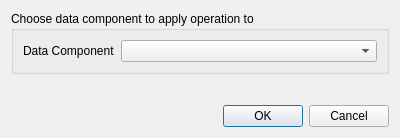
<?xml version="1.0" encoding="UTF-8"?>
<ui version="4.0">
 <class>Dialog</class>
 <widget class="QDialog" name="Dialog">
  <property name="geometry">
   <rect>
    <x>0</x>
    <y>0</y>
    <width>400</width>
    <height>138</height>
   </rect>
  </property>
  <property name="windowTitle">
   <string>Apply Operation to Cube</string>
  </property>
  <layout class="QVBoxLayout" name="verticalLayout">
   <item>
    <widget class="QGroupBox" name="groupBox">
     <property name="title">
      <string>Choose data component to apply operation to</string>
     </property>
     <layout class="QVBoxLayout" name="verticalLayout_2">
      <item>
       <layout class="QFormLayout" name="formLayout">
        <item row="0" column="0">
         <widget class="QLabel" name="data_component_label">
          <property name="text">
           <string>Data Component</string>
          </property>
         </widget>
        </item>
        <item row="0" column="1">
         <widget class="QComboBox" name="data_component_combo_box">
          <property name="sizePolicy">
           <sizepolicy hsizetype="Preferred" vsizetype="Fixed">
            <horstretch>0</horstretch>
            <verstretch>0</verstretch>
           </sizepolicy>
          </property>
          <property name="sizeAdjustPolicy">
           <enum>QComboBox::AdjustToContents</enum>
          </property>
         </widget>
        </item>
       </layout>
      </item>
     </layout>
    </widget>
   </item>
   <item>
    <spacer name="verticalSpacer">
     <property name="orientation">
      <enum>Qt::Vertical</enum>
     </property>
     <property name="sizeHint" stdset="0">
      <size>
       <width>20</width>
       <height>40</height>
      </size>
     </property>
    </spacer>
   </item>
   <item>
    <widget class="QDialogButtonBox" name="buttonBox">
     <property name="orientation">
      <enum>Qt::Horizontal</enum>
     </property>
     <property name="standardButtons">
      <set>QDialogButtonBox::Cancel|QDialogButtonBox::Ok</set>
     </property>
    </widget>
   </item>
  </layout>
 </widget>
 <resources/>
 <connections>
  <connection>
   <sender>buttonBox</sender>
   <signal>accepted()</signal>
   <receiver>Dialog</receiver>
   <slot>accept()</slot>
   <hints>
    <hint type="sourcelabel">
     <x>248</x>
     <y>254</y>
    </hint>
    <hint type="destinationlabel">
     <x>157</x>
     <y>274</y>
    </hint>
   </hints>
  </connection>
  <connection>
   <sender>buttonBox</sender>
   <signal>rejected()</signal>
   <receiver>Dialog</receiver>
   <slot>reject()</slot>
   <hints>
    <hint type="sourcelabel">
     <x>316</x>
     <y>260</y>
    </hint>
    <hint type="destinationlabel">
     <x>286</x>
     <y>274</y>
    </hint>
   </hints>
  </connection>
 </connections>
</ui>
